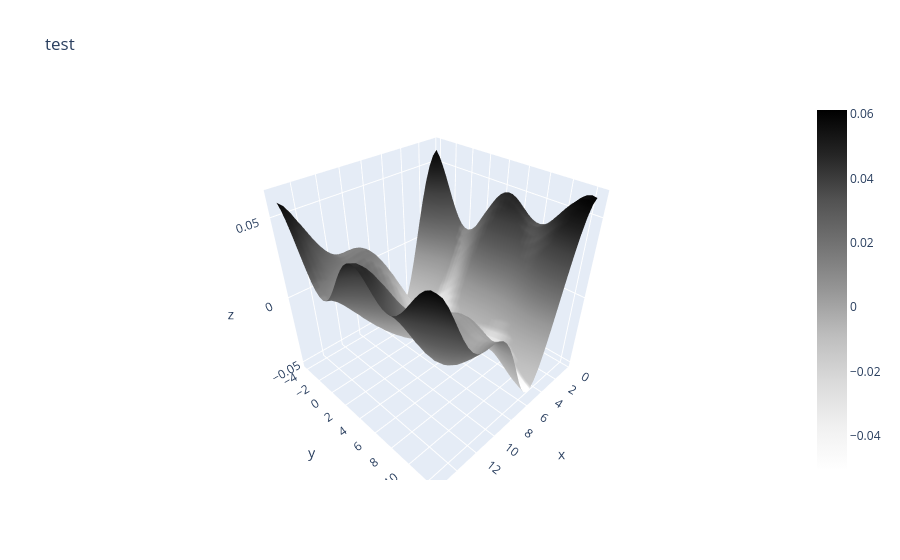

The notebook cell saved with this chart:
### Code cell
# Graphing the filtered flattened surface with plotly
print('plotting i =', i)
fig = go.Figure(data=go.Surface(x=xseggrid[i],y=yseggrid[i],z=sollast_FT_filtered_IFT_real, colorscale="greys"))
fig.update_layout(scene = dict(
            xaxis_title='x',
            yaxis_title='y',
            zaxis_title='z'),
            title='test')

### Figure 1 — Plotly figure (JSON) as saved in the notebook; plotly's stock layout.template omitted (floating-point values rounded to 4 significant figures; data arrays with more than 128 entries replaced by an {"elided": "..."} marker saying what was removed)
{"data": [{"colorscale": [[0, "rgb(255,255,255)"], [0.125, "rgb(240,240,240)"], [0.25, "rgb(217,217,217)"], [0.375, "rgb(189,189,189)"], [0.5, "rgb(150,150,150)"], [0.625, "rgb(115,115,115)"], [0.75, "rgb(82,82,82)"], [0.875, "rgb(37,37,37)"], [1, "rgb(0,0,0)"]], "type": "surface", "x": {"elided": "39x36 float values"}, "y": {"elided": "39x36 float values"}, "z": {"elided": "39x36 float values"}}], "layout": {"scene": {"xaxis": {"title": {"text": "x"}}, "yaxis": {"title": {"text": "y"}}, "zaxis": {"title": {"text": "z"}}}, "title": {"text": "test"}}}
